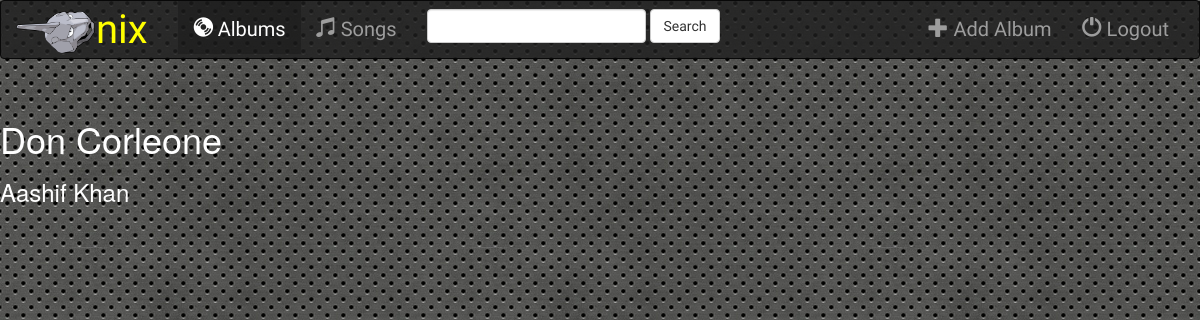
Page /music/1/ on the earlier database version.
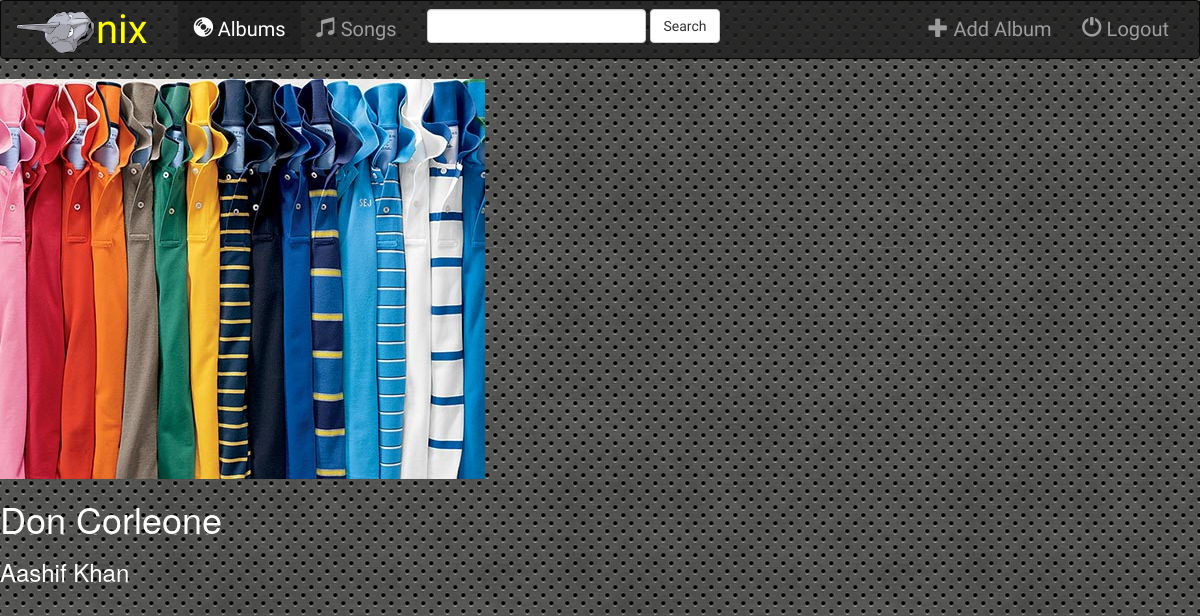
Same page on the later database version.
### music/models.py (models this page shows, shortened)
class Album(models.Model):
    artist = models.CharField(max_length=250)
    album_title = models.CharField(max_length=500)
    genre = models.CharField(max_length=100)
    album_logo = models.FileField()

### music/views.py (the view)
# urls.py: url(r'^(?P<pk>[0-9]+)/$', views.DetailView.as_view(), name = 'detail'),
class DetailView(generic.DetailView):
    model = Album
    template_name = 'music/detail.html'

### music/templates/music/detail.html (shortened to what this page needs)
{%extends 'music/base.html'%}
{% block body %}
<img src="{{album.album_logo.url}}" alt="">
<h1>{{album.album_title}}</h1>
<h3>{{album.artist}}</h3>
{%endblock%}

Differences in the rows shown:
changed Album "Don Corleone": album_logo: picture added
